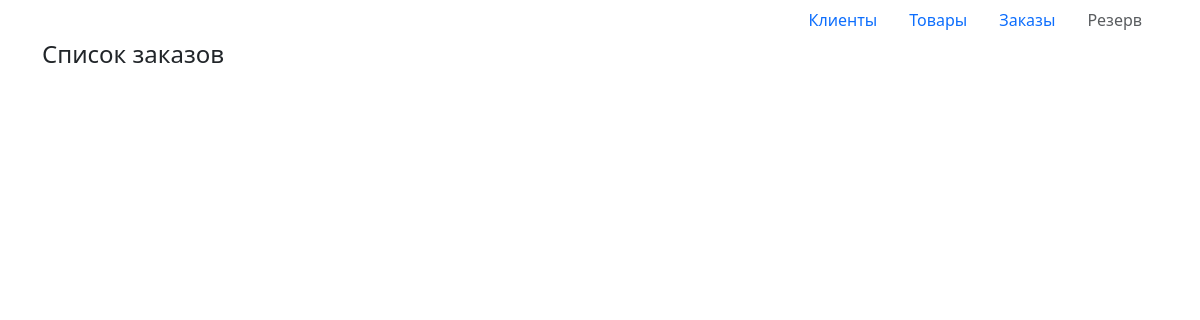
/orders/, run on an earlier commit of the app's database.
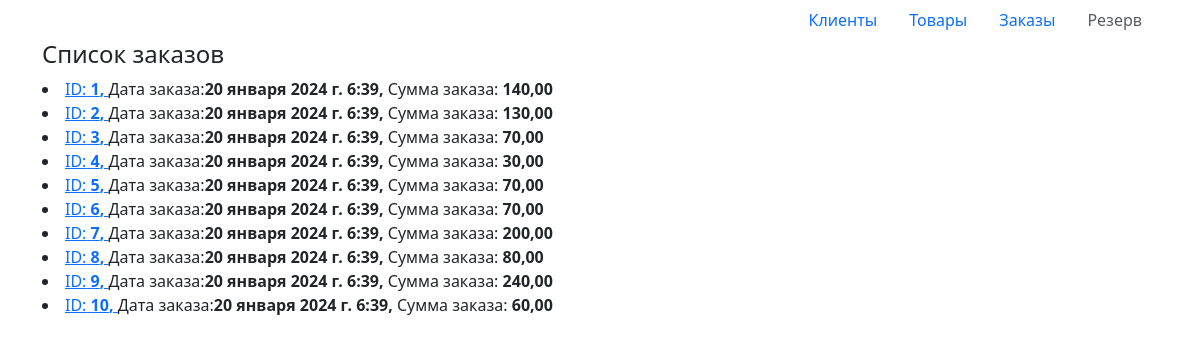
And on a later commit of the database.
### gb_hw/models.py (models this page shows, shortened)
class Order(models.Model):
    customer = models.ForeignKey(Customer, on_delete=models.SET_NULL, null=True)
    product = models.ManyToManyField(Product)
    total = models.DecimalField(max_digits=8, decimal_places=2)
    date_ordered = models.DateTimeField(auto_now_add=True)

### gb_hw/views.py (the view)
# urls.py: path('orders/', OrderList.as_view(), name='orders'),
class OrderList(View):
    def get(self, request):
        orders = Order.objects.all()
        context = {'orders': orders}
        return render(request, 'gb_hw/orders.html', context)

### gb_hw/templates/gb_hw/orders.html (shortened to what this page needs)
{% extends 'gb_hw/base.html' %}
{% block content %}
<div class="container">
    <h4>Список заказов</h4>
    {% for order in orders %}
    <li> <a href="{% url 'order_detail' order=order.pk %}">ID:<b> {{ order.pk }}, </b></a>Дата заказа:<b>{{order.date_ordered }},
    </b>Сумма заказа:<b> {{ order.total }}</b>
    </li>
    {% endfor %}
</div>
{% endblock %}

What changed in the data, as far as the page shows it:
added Order: pk "1", date_ordered "20 января 2024 г. 6:39", total "140,00"
added Order: pk "2", date_ordered "20 января 2024 г. 6:39", total "130,00"
added Order: pk "3", date_ordered "20 января 2024 г. 6:39", total "70,00"
added Order: pk "4", date_ordered "20 января 2024 г. 6:39", total "30,00"
added Order: pk "5", date_ordered "20 января 2024 г. 6:39", total "70,00"
added Order: pk "6", date_ordered "20 января 2024 г. 6:39", total "70,00"
added Order: pk "7", date_ordered "20 января 2024 г. 6:39", total "200,00"
added Order: pk "8", date_ordered "20 января 2024 г. 6:39", total "80,00"
added Order: pk "9", date_ordered "20 января 2024 г. 6:39", total "240,00"
added Order: pk "10", date_ordered "20 января 2024 г. 6:39", total "60,00"
